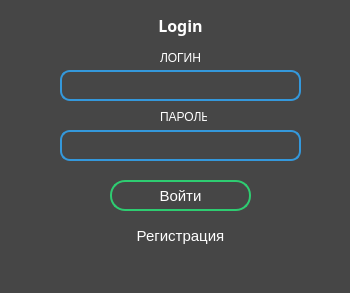
<?xml version="1.0" encoding="UTF-8"?>
<ui version="4.0">
 <class>Form</class>
 <widget class="QWidget" name="Form">
  <property name="geometry">
   <rect>
    <x>0</x>
    <y>0</y>
    <width>350</width>
    <height>293</height>
   </rect>
  </property>
  <property name="windowTitle">
   <string>Form</string>
  </property>
  <property name="styleSheet">
   <string notr="true">background-color:rgb(70, 70, 70)</string>
  </property>
  <widget class="QLabel" name="label">
   <property name="geometry">
    <rect>
     <x>60</x>
     <y>10</y>
     <width>241</width>
     <height>31</height>
    </rect>
   </property>
   <property name="styleSheet">
    <string notr="true">color:white;
text-transform: uppercase;
  font-weight: 500;
font-family:sans-serif;</string>
   </property>
   <property name="text">
    <string>&lt;html&gt;&lt;head/&gt;&lt;body&gt;&lt;p align=&quot;center&quot;&gt;&lt;span style=&quot; font-size:12pt;&quot;&gt;Login&lt;/span&gt;&lt;/p&gt;&lt;/body&gt;&lt;/html&gt;</string>
   </property>
  </widget>
  <widget class="QLineEdit" name="lineEdit">
   <property name="geometry">
    <rect>
     <x>60</x>
     <y>70</y>
     <width>241</width>
     <height>31</height>
    </rect>
   </property>
   <property name="autoFillBackground">
    <bool>false</bool>
   </property>
   <property name="styleSheet">
    <string notr="true">
  background-color: rgb(70, 70, 70);
font-size:15px;
  display: block;
  text-align: center;
  border: 2px solid #3498db;
  width: 200px;
  outline: none;
  color: #3498db;
  border-radius:10px;
  transition: 0.25s;</string>
   </property>
   <property name="inputMask">
    <string notr="true"/>
   </property>
   <property name="text">
    <string notr="true"/>
   </property>
   <property name="alignment">
    <set>Qt::AlignCenter</set>
   </property>
  </widget>
  <widget class="QLineEdit" name="lineEdit_2">
   <property name="geometry">
    <rect>
     <x>60</x>
     <y>130</y>
     <width>241</width>
     <height>31</height>
    </rect>
   </property>
   <property name="styleSheet">
    <string notr="true">
  background-color:rgb(70, 70, 70);
  display: block;
  text-align: center;
  border: 2px solid #3498db;
  width: 200px;
  outline: none;
font-size:15px;
  color: #3498db;
  border-radius:10px;
  transition: 0.25s;</string>
   </property>
   <property name="inputMask">
    <string notr="true"/>
   </property>
   <property name="text">
    <string notr="true"/>
   </property>
   <property name="alignment">
    <set>Qt::AlignCenter</set>
   </property>
  </widget>
  <widget class="QPushButton" name="pushButton">
   <property name="geometry">
    <rect>
     <x>110</x>
     <y>180</y>
     <width>141</width>
     <height>31</height>
    </rect>
   </property>
   <property name="cursor">
    <cursorShape>PointingHandCursor</cursorShape>
   </property>
   <property name="styleSheet">
    <string notr="true">background: none;
  display: block;
  text-align: center;
  border: 2px solid #2ecc71;
  outline: none;
  color:white;
font-size:15px;
  border-radius: 15px;
  transition: 0.25s;
  cursor: pointer;</string>
   </property>
   <property name="text">
    <string>Войти</string>
   </property>
  </widget>
  <widget class="QLabel" name="label_2">
   <property name="geometry">
    <rect>
     <x>160</x>
     <y>50</y>
     <width>41</width>
     <height>16</height>
    </rect>
   </property>
   <property name="styleSheet">
    <string notr="true">color:white;</string>
   </property>
   <property name="text">
    <string>ЛОГИН</string>
   </property>
  </widget>
  <widget class="QLabel" name="label_3">
   <property name="geometry">
    <rect>
     <x>160</x>
     <y>110</y>
     <width>47</width>
     <height>13</height>
    </rect>
   </property>
   <property name="styleSheet">
    <string notr="true">color:white;</string>
   </property>
   <property name="text">
    <string>ПАРОЛЬ</string>
   </property>
  </widget>
  <widget class="QPushButton" name="pushButton_2">
   <property name="geometry">
    <rect>
     <x>110</x>
     <y>220</y>
     <width>141</width>
     <height>31</height>
    </rect>
   </property>
   <property name="cursor">
    <cursorShape>PointingHandCursor</cursorShape>
   </property>
   <property name="styleSheet">
    <string notr="true">background: none;
  display: block;
  text-align: center;
  outline: none;
  color:white;
font-size:15px;
  border-radius: 15px;
  transition: 0.25s;
  cursor: pointer;</string>
   </property>
   <property name="text">
    <string>Регистрация</string>
   </property>
  </widget>
 </widget>
 <resources/>
 <connections/>
</ui>
